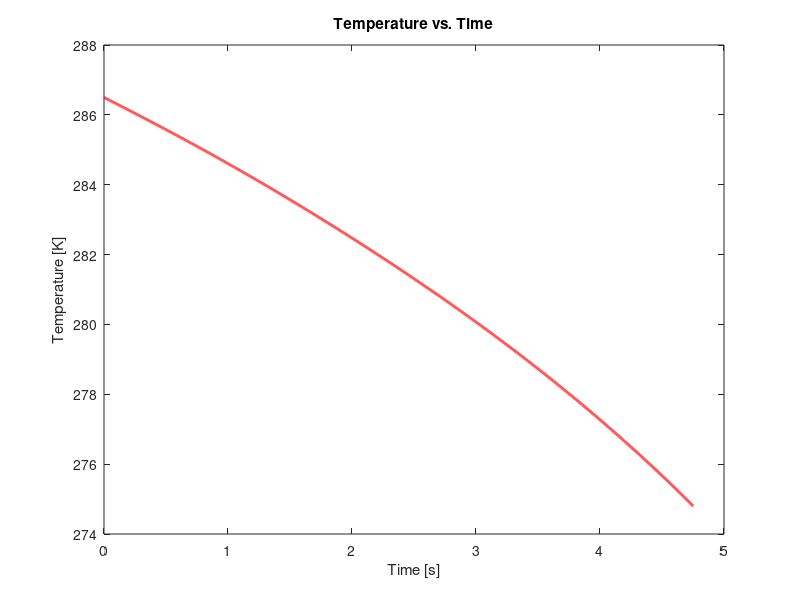
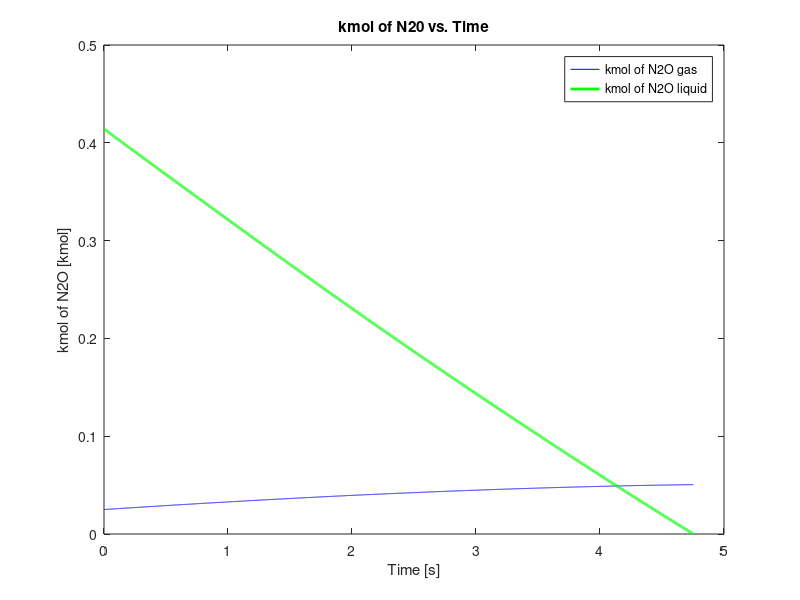
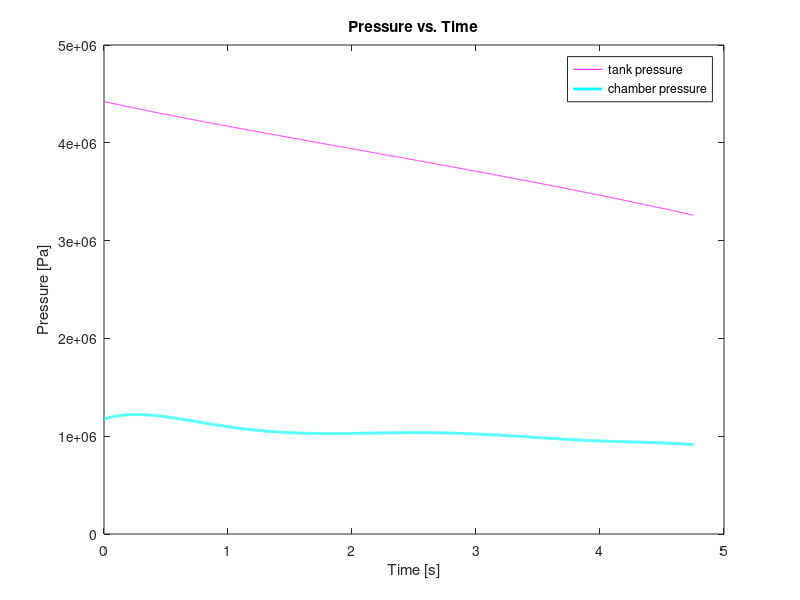

These charts were generated, in order, by the following MATLAB code:
% Masters Thesis *PAGE 127*
% Ideal Model
% Explicit Method - Forward Difference
clc; clear; close all;

% Given constants
n_He = 0; % helium gas [kmol]
m_loaded = 19.32933; % N2O mass initially loaded into tank [kg]: Test 1
% m_loaded = 16.23298; % Test 2
% m_loaded = 14.10076; % Test 3
% m_loaded = 23.62427; % Test 4
Ti = 286.5; % initial temperature [K]: Test 1
% Ti = 278.5; % Test 2
% Ti = 271.5; % Test 3
% Ti = 291.3; % Test 4
R = 8314.3 ; % universal gas constant [J/(kmol*K)]
Cd = 0.425; % discharge coefficient: Test 1
% Cd = 0.365; % Test 2 and 3
% Cd = 0.09; % Test 4
Ainj = 0.0001219352; % injector area [m^2]
MW2 = 44.013; % molecular weight of N2O
V = 0.0354 ; % total tank volume [m^3]
m_T = 6.4882; % tank mass [kg]

% Perry's Chemical Engineers' Handbook Property Equations
G1 = 96.512 ; % vapor pressure of N2O [Pa] coefficients
G2 = -4045 ; % valid for Temp range [182.3 K - 309.57 K]
G3 = -12.277 ;
G4 = 2.886e-5 ;
G5 = 2 ;

Tc = 309.57 ; % critical temperature of N2O [K]
J1 = 2.3215e7 ; % heat of vaporization of N2O [J/kmol] coefficients
J2 = 0.384 ; % valid for Temp range [182.3 K - 309.57 K]
J3 = 0 ;
J4 = 0 ;

C1 = 0.2079e5 ; % heat capacity of He at constant pressure [J/(kmol*K)] coefficients
C2 = 0 ; % valid for Temp range [100 K - 1500 K]
C3 = 0 ;
C4 = 0 ;
C5 = 0 ;

D1 = 0.2934e5 ; % heat capacity of N2O gas at constant pressure [J/(kmol*K)] coefficients
D2 = 0.3236e5 ; % valid for Temp range [100 K - 1500 K]
D3 = 1.1238e3 ;
D4 = 0.2177e5 ;
D5 = 479.4 ;

E1 = 6.7556e4 ; % heat capacity of N2O liquid at constant pressure [J/(kmol*K)] coefficients
E2 = 5.4373e1 ; % valid for Temp range [182.3 K - 200 K]
E3 = 0 ;
E4 = 0 ;
E5 = 0 ;

Q1 = 2.781; % molar specific volume of liquid N2O [m^3/kmol] coefficients
Q2 = 0.27244;
Q3 = 309.57;
Q4 = 0.2882;

% Initial Conditions
n_to = m_loaded/MW2; % initial total N2O in tank [kmol]
Vhat_li = Q2^(1+(1-Ti/Q3)^Q4)/Q1; % molar volume of liquid N2O [m^3/kmol]
To = Ti ; % initial temperature [K]
P_sato = exp(G1 + G2/To + G3*log(To) + G4*To^G5); % initial vapor pressure of N20 [Pa]
n_go = P_sato*(V - Vhat_li*n_to) / (-P_sato*Vhat_li + R*To); % initial N2O gas [kmol]
n_lo = (n_to*R*To - P_sato*V) / (-P_sato*Vhat_li + R*To); % initial N2O liquid [kmol]

% Forward Difference Time Loop
tf=100; % final time [s]
tstep=0.0005; % time step [s]
i_i=0;
i_f=tf/tstep;

for i=i_i:i_f
    t = i*tstep;
    % Curve fitted combustion chamber pressure [Pa]:
    Pe = -2924.42*t^6 + 46778.07*t^5 - 285170.63*t^4 + 813545.02*t^3 - 1050701.53*t^2 + 400465.85*t + 1175466.2; % Test 1
    % Pe = 95.92*t^6 - 2346.64*t^5 + 21128.78*t^4 - 87282.73*t^3 + ...
    % 186675.17*t^2 - 335818.91*t + 3029190.03; % Test 2
    % Pe = 58.06*t^6 - 1201.90*t^5 + 8432.11*t^4 - 22175.67*t^3 + ...
    % 21774.66*t^2 - 99922.82*t + 2491369.68; % Test 3
    % Pe = -4963.73*t + 910676.22; % Test 4

    % Given functions of temperature:
    Vhat_l = Q2^(1+(1-To/Q3)^Q4)/Q1;
    %molar specific volume of liquid N2O [m^3/kmol]
    CVhat_He = C1 + C2*To + C3*To^2 + C4*To^3 + C5*To^4 - R;
    %specific heat of He at constant volume [J/(kmol*K)]
    CVhat_g = D1 + D2*((D3/To)/sinh(D3/To))^2 + D4*((D5/To)/cosh(D5/To))^2 - R;
    %specific heat of N2O gas at constant volume [J/(kmol*K)]
    CVhat_l = E1 + E2*To + E3*To^2 + E4*To^3 + E5*To^4;
    %specific heat of N2O liquid at constant volume, approx. same as at constant pressure [J/(kmol*K)]
    Tr = To/Tc; % reduced temperature
    delta_Hv = J1*(1 - Tr) ^ (J2 + J3*Tr + J4*Tr^2); % heat of vaporization of N2O [J/kmol]
    P_sat = exp(G1 + G2/To + G3*log(To) + G4*To^G5); % vapor pressure of N20 [Pa]
    dP_sat = (-G2/(To^2) + G3/To + G4*G5*To^(G5-1)) * exp(G1 + G2/To + G3*log(To) + G4*To^G5);
    %derivative of vapor pressure with respect to temperature
    Cp_T = (4.8 + 0.00322*To)*155.239; % specific heat of tank, Aluminum [J/(kg*K)]

    % Simplified expression definitions for solution
    P = (n_He + n_go)*R*To / (V - n_lo*Vhat_l) ;
    a = m_T*Cp_T + n_He*CVhat_He + n_go*CVhat_g + n_lo*CVhat_l;
    b = P*Vhat_l;
    e = -delta_Hv + R*To;
    f = -Cd*Ainj*sqrt(2/MW2)*sqrt((P-Pe)/Vhat_l);
    j = -Vhat_l*P_sat;
    k = (V - n_lo*Vhat_l)*dP_sat;
    m = R*To;
    q = R*n_go;

    Z=(-f*(-j*a + (q-k)*b)) / (a*(m+j) + (q-k)*(e-b));
    W=(-Z*(m*a + (q-k)*e)) / (-j*a + (q-k)*b);

    % Derivative Functions
    dT = (b*W+e*Z)/a ;
    dn_g = Z;
    dn_l = W;

    % Record variables for each time step in an array
    T(i+1,1) = t;
    T(i+1,2) = To;
    n_g(i+1,1) = t;
    n_g(i+1,2) = n_go;
    n_l(i+1,1) = t;
    n_l(i+1,2) = n_lo;
    Pres(i+1,1) = t;
    Pres(i+1,2) = P;
    PE(i+1,1) = t;
    PE(i+1,2) = Pe;

    % Forward Difference Method
    To = To + dT*tstep;
    n_go = n_go + dn_g*tstep;
    n_lo = n_lo + dn_l*tstep;

    % Physical stops to kick out of loop
    if Pe>=P
        break
    end
    if n_lo<=0
        break
    end
end

% Plot results
figure(1); grid on;
plot(T(:,1),T(:,2),'r','LineWidth',2)
title('Temperature vs. Time')
xlabel('Time [s]')
ylabel('Temperature [K]')

figure(2); grid on; 
plot(n_g(:,1),n_g(:,2),'b',n_l(:,1),n_l(:,2),'g','LineWidth',2)
title('kmol of N20 vs. Time')
xlabel('Time [s]')
ylabel('kmol of N2O [kmol]')
legend('kmol of N2O gas','kmol of N2O liquid')

figure(3); grid on;
plot(Pres(:,1),Pres(:,2),'m',PE(:,1),PE(:,2),'c','LineWidth',2)
title('Pressure vs. Time')
xlabel('Time [s]')
ylabel('Pressure [Pa]')
legend('tank pressure','chamber pressure')